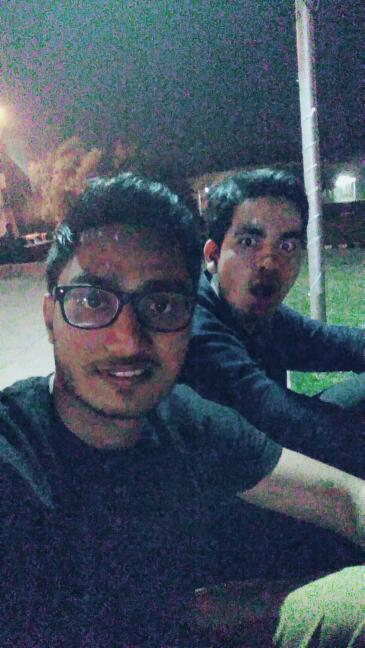
#> input picture fest.jpeg, 365 x 648 px
$ python denoising.py
#> lines starting #> are read from the running program, lines starting #| are printed output that depends on the picture
import cv2
import matplotlib.pyplot as plt
import matplotlib.image as mpimg

file_path = input("Enter the image path\n")
#> the answer given: fest.jpeg
slash_index = file_path.rfind('/')

if slash_index == -1:
    file_full_name = file_path
else:
    file_extra_path = file_path[:slash_index]
    file_full_name = file_path[slash_index+1:]

dot_index = file_full_name.rfind('.')
file_name = file_full_name[:dot_index]
file_extension = file_full_name[dot_index+1:]

input_img = mpimg.imread(file_path)
#> input_img is the input picture: shape (648, 365, 3); mean R, G, B 67.3, 79.3, 93.8

output_img = cv2.fastNlMeansDenoisingColored(input_img, None, 10, 10, 7, 21)
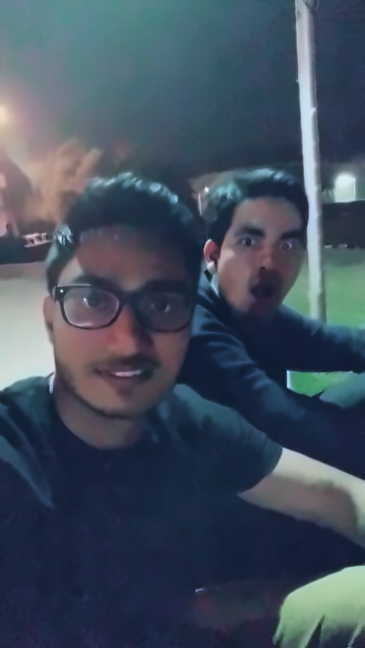
#> output_img: shape (648, 365, 3); mean R, G, B 66, 78.6, 93.5

output_file_name = file_name + "_denoised"
output_file_full_name = output_file_name + '.' + file_extension
output_file_path = output_file_full_name if slash_index == -1 else file_extra_path + '/' + output_file_full_name

plt_file_name = file_name + "_plt"
plt_file_full_name = plt_file_name + '.' + file_extension
plt_file_path = plt_file_full_name if slash_index == -1 else file_extra_path + '/' + plt_file_full_name

mpimg.imsave(output_file_path, output_img)

plt.subplot(121), plt.imshow(input_img)
plt.subplot(122), plt.imshow(output_img)
plt.savefig(plt_file_path)
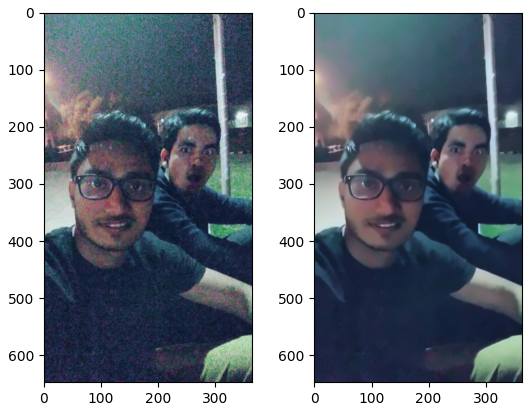
#> figure drawn by matplotlib, 2 panels
plt.show()
